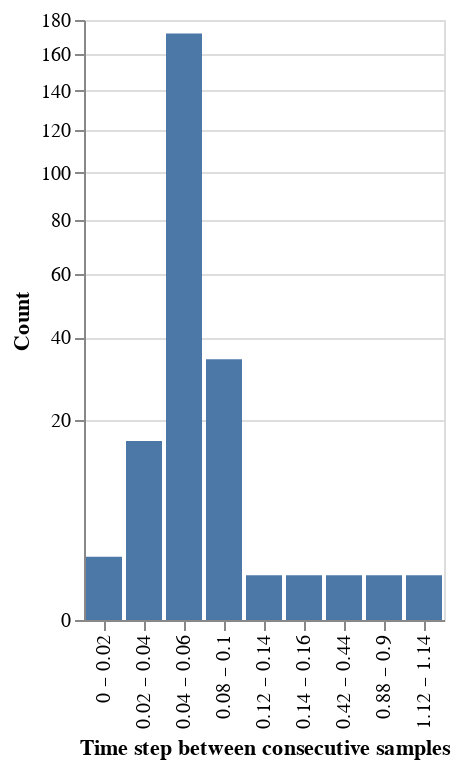

Here is the notebook cell this chart was saved with:
### Markdown cell above
The observations are generally about 20-100 years apart with some consecutive samples even exceeding 1000 years apart. The typical time step is 0.04-0.06 which means the observations are usually about 40-60 years apart.

### Code cell
# store differences
diffs = diatoms['Age'].sort_values().diff().iloc[1:].rename('diff').to_frame()

# construct histogram
fig1 = alt.Chart(diffs).mark_bar().encode(
    x = alt.X('diff:O', bin=alt.Bin(step=0.02), title='Time step between consecutive samples'),
    y = alt.Y('count()', scale=alt.Scale(type='sqrt'), title='Count')
)

# display
fig1

### Figure 1 — Vega-Lite specification as saved in the notebook (floating-point values rounded to 4 significant figures; data arrays with more than 128 entries replaced by an {"elided": "..."} marker saying what was removed)
{"$schema": "https://vega.github.io/schema/vega-lite/v5.14.1.json", "config": {"view": {"continuousHeight": 300, "continuousWidth": 300}}, "data": {"name": "data-1fad5eb1bb8f0f175f9b039d9feb5253"}, "datasets": {"data-1fad5eb1bb8f0f175f9b039d9feb5253": {"elided": "229 records"}}, "encoding": {"x": {"bin": {"step": 0.02}, "field": "diff", "title": "Time step between consecutive samples", "type": "ordinal"}, "y": {"aggregate": "count", "scale": {"type": "sqrt"}, "title": "Count", "type": "quantitative"}}, "mark": {"type": "bar"}}
